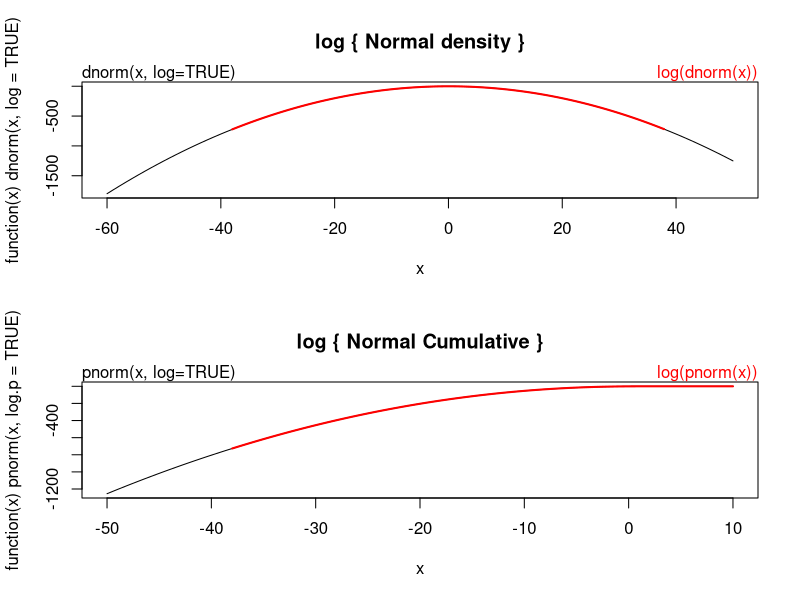
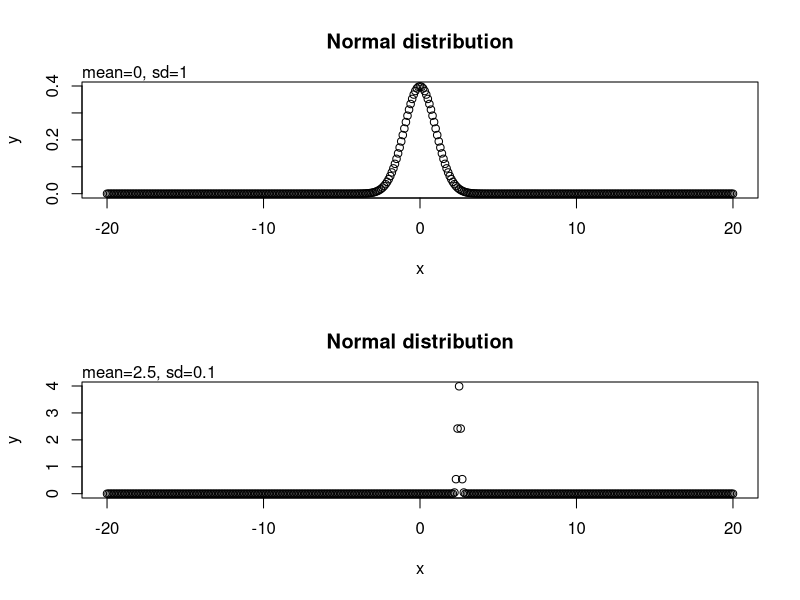
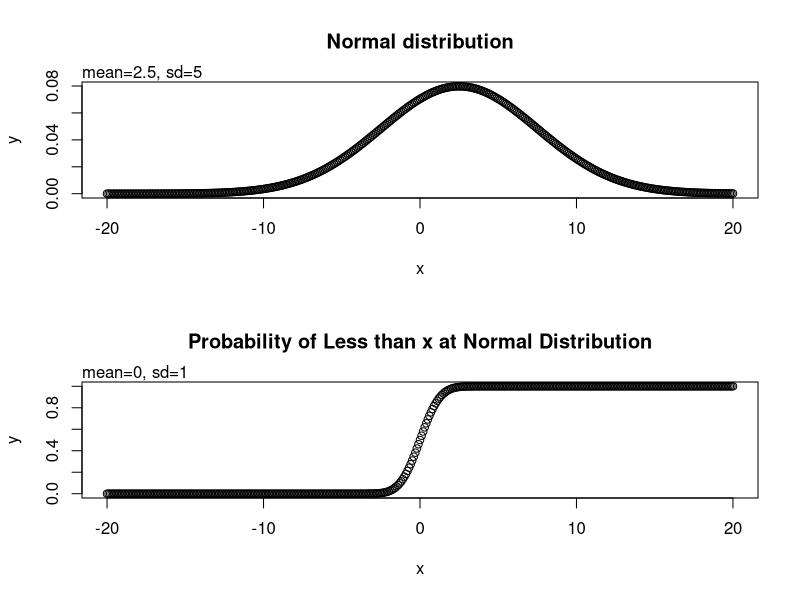
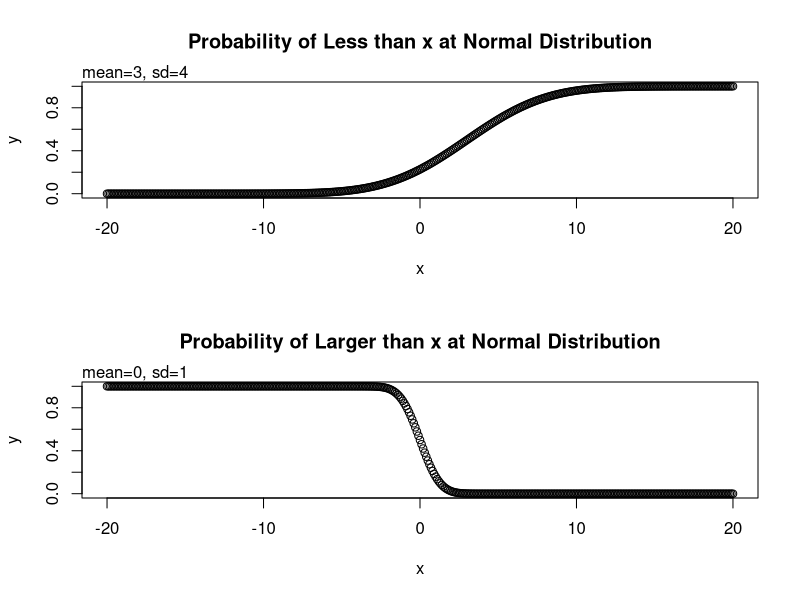
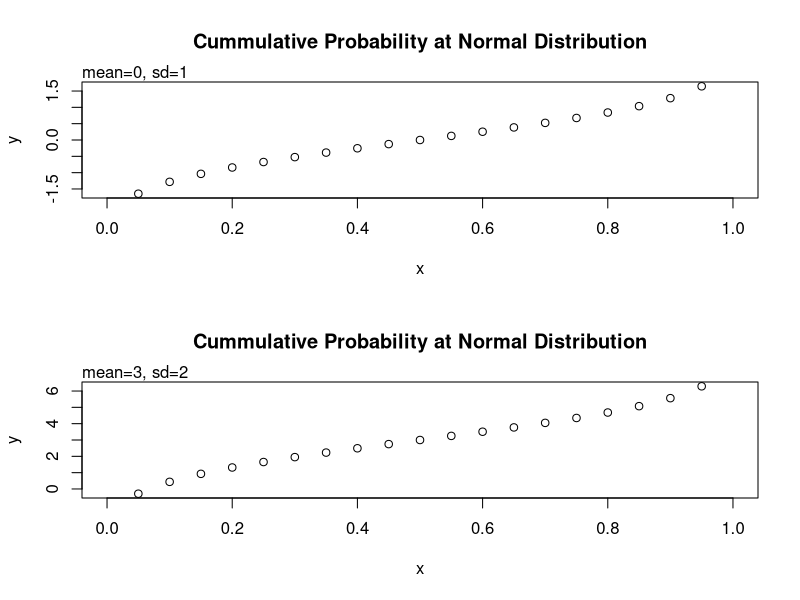
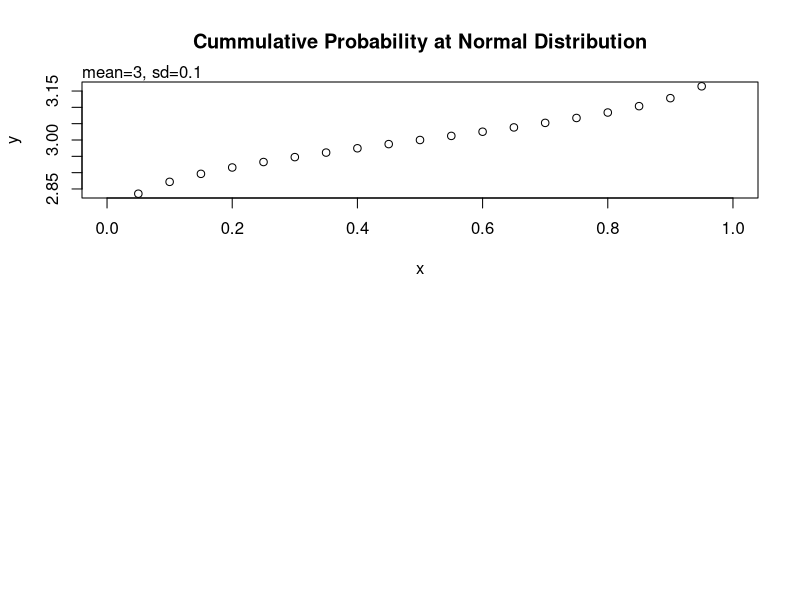
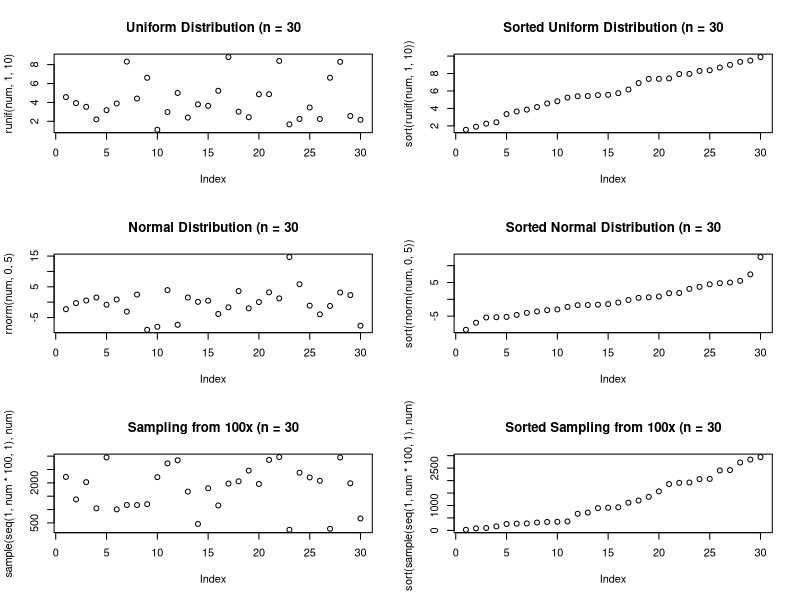
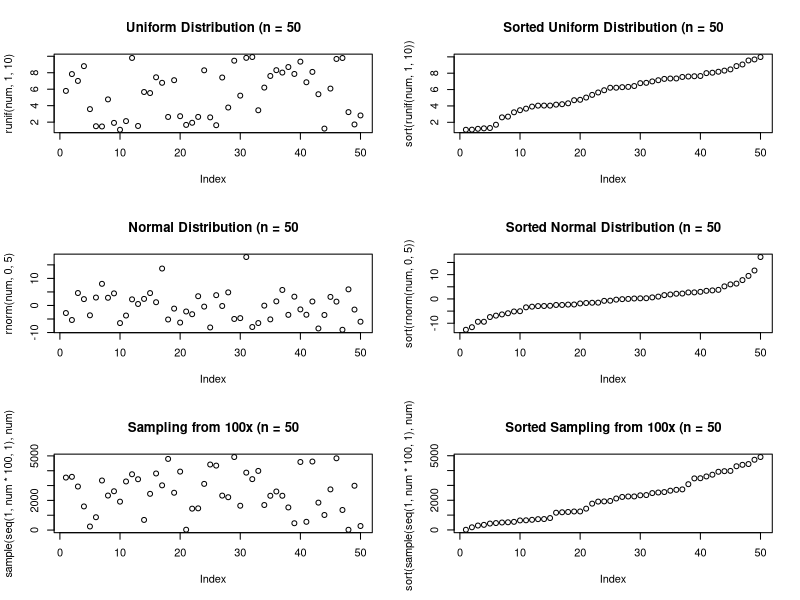

The R source for these figures, in order:
help(Distributions)                     # for a full list
## for each:
## “d” 	returns the height of the probability density function
## “p” 	returns the cumulative density function
## “q” 	returns the inverse cumulative density function (quantiles)
## “r” 	returns randomly generated numbers

help(Normal)
## examples from help:
require(graphics)
dnorm(0) == 1/sqrt(2*pi)                # T
dnorm(1) == exp(-1/2)/sqrt(2*pi)        # T
dnorm(1) == 1/sqrt(2*pi*exp(1))         # T

help(par)
par(mfrow = c(2,1))                     # 2 below each other
plot(function(x) dnorm(x, log = TRUE), -60, 50,
     main = "log { Normal density }")
curve(log(dnorm(x)), add = TRUE, col = "red", lwd = 2)
mtext("dnorm(x, log=TRUE)", adj = 0)
mtext("log(dnorm(x))", col = "red", adj = 1)

plot(function(x) pnorm(x, log.p = TRUE), -50, 10,
     main = "log { Normal Cumulative }")
curve(log(pnorm(x)), add = TRUE, col = "red", lwd = 2)
mtext("pnorm(x, log=TRUE)", adj = 0)
mtext("log(pnorm(x))", col = "red", adj = 1)

## back to tutorial
## the height of the probability distribution at each point
dnorm(0)                                # mean of zero, sd == 1
dnorm(0)*sqrt(2*pi)
1/sqrt(2*pi)

dnorm(0,mean=4)
dnorm(0,mean=4,sd=10)
v <- 0:2
dnorm(v)
x <- seq(-20,20,by=.1)
y <- dnorm(x)
plot(x,y,main = "Normal distribution")
mtext("mean=0, sd=1", adj = 0)

y <- dnorm(x,mean=2.5,sd=0.1)
plot(x,y,main = "Normal distribution")
mtext("mean=2.5, sd=0.1", adj = 0)

y <- dnorm(x,mean=2.5,sd=5)
plot(x,y,main = "Normal distribution")
mtext("mean=2.5, sd=5", adj = 0)

## the probability that a normally distributed random number will be less than that number
# sd = 1, mean = 0
pnorm(0)                                # 0.5
pnorm(1)                                # 0.8413447
pnorm(0,mean=2)                         # 0.02275013
pnorm(0,mean=2,sd=3)                    # 0.2524925
pnorm(v)                                # 0.5000000 0.8413447 0.9772499
y <- pnorm(x)
plot(x,y,main = "Probability of Less than x at Normal Distribution")
mtext("mean=0, sd=1", adj = 0)

y <- pnorm(x,mean=3,sd=4)
plot(x,y,main = "Probability of Less than x at Normal Distribution")
mtext("mean=3, sd=4", adj = 0)

## the probability that a number is larger than the given number
pnorm(0,lower.tail=FALSE)
pnorm(1,lower.tail=FALSE)
pnorm(0,mean=2,lower.tail=FALSE)
y <- pnorm(x,lower.tail=F)
plot(x,y,main = "Probability of Larger than x at Normal Distribution")
mtext("mean=0, sd=1", adj = 0)

## inverse of pnorm, cumulative distribution matches the probability
qnorm(0.5)                              # 0
qnorm(0.5,mean=1)                       # 1
qnorm(0.5,mean=1,sd=2)                  # 1
qnorm(0.5,mean=2,sd=2)                  # 2
qnorm(0.5,mean=2,sd=4)                  # 2
qnorm(0.25,mean=2,sd=2)                 # 0.6510205
qnorm(0.333)                            # -0.4316442
qnorm(0.333,sd=3)                       # -1.294933
qnorm(0.75,mean=5,sd=2)                 # 6.34898
v = c(0.1,0.3,0.75)
qnorm(v)                                # -1.2815516 -0.5244005  0.6744898
x <- seq(0,1,by=.05)
y <- qnorm(x)
plot(x,y,main = "Cummulative Probability at Normal Distribution")
mtext("mean=0, sd=1", adj = 0)

y <- qnorm(x,mean=3,sd=2)
plot(x,y,main = "Cummulative Probability at Normal Distribution")
mtext("mean=3, sd=2", adj = 0)

y <- qnorm(x,mean=3,sd=0.1)
plot(x,y,main = "Cummulative Probability at Normal Distribution")
mtext("mean=3, sd=0.1", adj = 0)

## T, Binomial and Chi distributions are skipped

help(par)

randoms <- function(num) {
    par(mfrow=c(3,2))                     # square region
    plot(runif(num,1,10),main=paste0("Uniform Distribution (n = ",num))
    plot(sort(runif(num,1,10)),main=paste0("Sorted Uniform Distribution (n = ",num))
    plot(rnorm(num,0,5),main=paste0("Normal Distribution (n = ",num))
    plot(sort(rnorm(num,0,5)),main=paste0("Sorted Normal Distribution (n = ",num))
    plot(sample(seq(1,num*100,1),num),main=paste0("Sampling from 100x (n = ",num))
    plot(sort(sample(seq(1,num*100,1),num)),main=paste0("Sorted Sampling from 100x (n = ",num))
    par(mfrow=c(1,1))
}

randoms(30)
randoms(50)
randoms(100)
randoms(200)
randoms(500)
